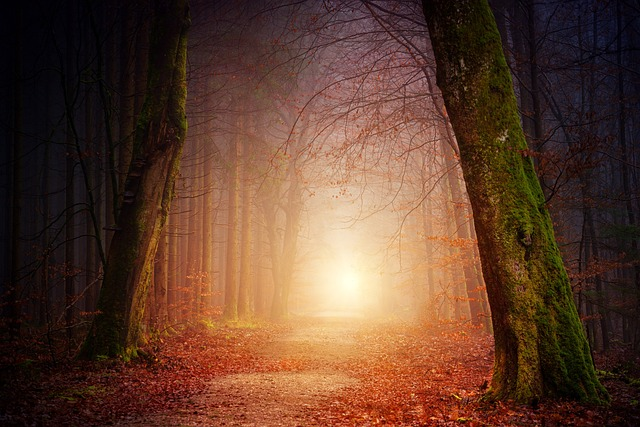
#> input picture histogram/nature-3151869_640.jpg, 640 x 427 px, found by its file name
$ python 6-03-2025_rotaion_scaling_translation.py
#> lines starting #> are read from the running program, lines starting #| are printed output that depends on the picture
import cv2
import numpy as np
import matplotlib.pyplot as plt
import imutils

#1.reading the image
img=cv2.imread("nature-3151869_640.jpg",cv2.IMREAD_COLOR )
#> img is the input picture: shape (427, 640, 3); mean B, G, R 45.3, 62.8, 96.1
cv2.imshow("image",img)
cv2.waitKey(0)
cv2.destroyAllWindows()

# [53 lines of commented-out code are left out]
for angle in np.arange(0, 360, 15):
	rotated = imutils.rotate_bound(img, angle)
	cv2.imshow("Rotated (Correct)", rotated)
	cv2.waitKey(100)
#> this loop made 24 passes
#> pass 2, `rotated = imutils.rotate_bound(img, angle)`:
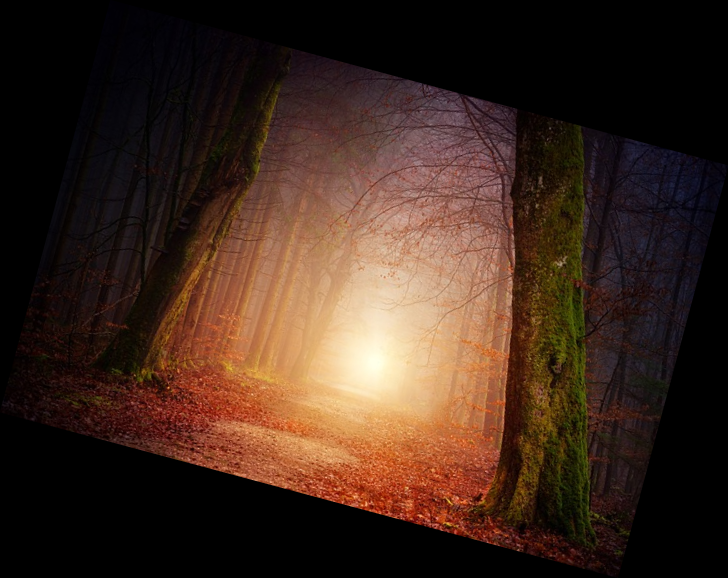
#> rotated: shape (578, 728, 3); mean B, G, R 29.4, 40.8, 62.4
#> pass 3, `rotated = imutils.rotate_bound(img, angle)`:
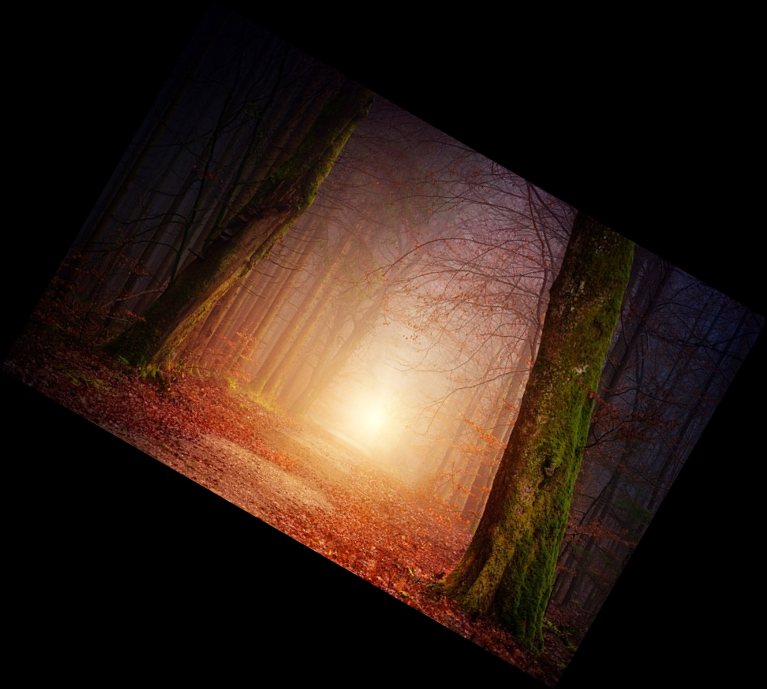
#> rotated: shape (689, 767, 3); mean B, G, R 23.4, 32.5, 49.7


# which rotates our image the specified number of angle degrees about the center of the image.
# # then display the rotated image to screen.
for angle in np.arange(0, 360, 15):
    rotated = imutils.rotate(img, angle)
    cv2.imshow("Rotated (Problematic)", rotated)
    cv2.waitKey(100)
#> this loop made 24 passes
#> pass 2, `rotated = imutils.rotate(img, angle)`:
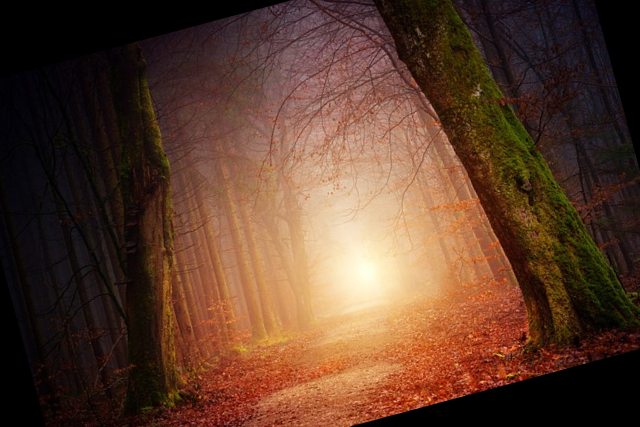
#> rotated: shape (427, 640, 3); mean B, G, R 43.3, 60.8, 92.3
#> pass 3, `rotated = imutils.rotate(img, angle)`:
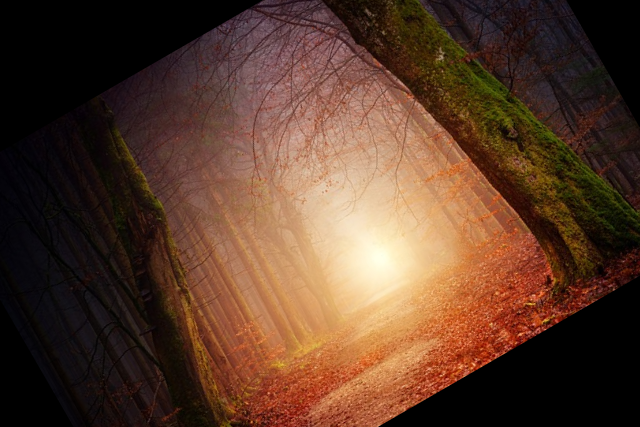
#> rotated: shape (427, 640, 3); mean B, G, R 42.2, 59.7, 90
